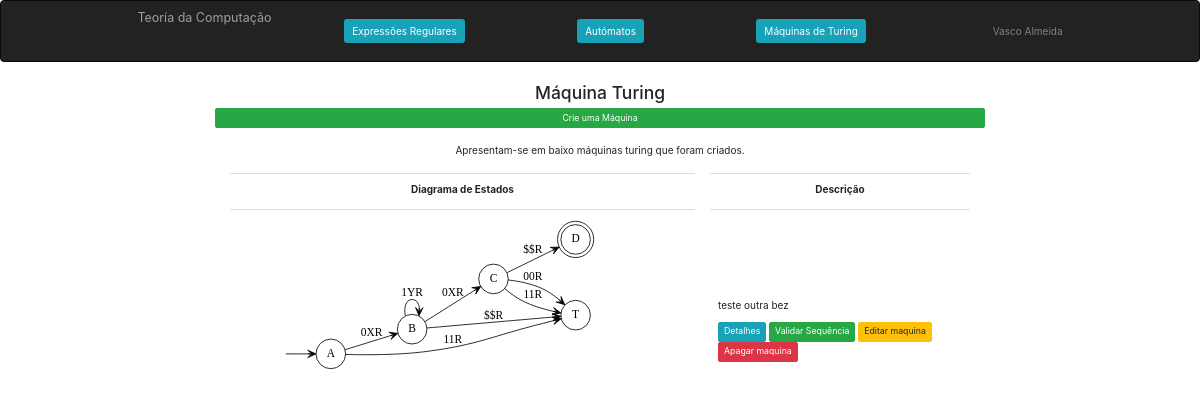
Page /MaquinaTuring/ on the committed database.
### computacao/models.py (models this page shows, shortened)
class Maquina(models.Model):
    nome = models.CharField(max_length=100)
    descricao = models.CharField(max_length=100)
    alfabeto = models.CharField(max_length=100)
    estados = models.CharField(max_length=100)
    estadoInicial = models.CharField(max_length=100)
    estadosDeAceitacao = models.CharField(max_length=100)
    dicionarioTransicao = models.CharField(max_length=1000)
    diagrama = models.CharField(max_length=100)
    sequenciaFinal = models.CharField(max_length=100)

### computacao/views.py (the view)
# urls.py: path('MaquinaTuring/', views.MaquinaTuring, name='MaquinaTuring'),
def MaquinaTuring(request):
    context = {'MaquinaTuring': Maquina.objects.all()}
    return render(request, 'computacao/MaquinaTuring.html', context)

### computacao/templates/computacao/MaquinaTuring.html (shortened to what this page needs)
{% extends 'computacao/layout.html' %}
{% block main %}
    <main class="col-sm-12 text-center">
        <h3>Máquina Turing</h3>
        <a href="{% url 'computacao:NovaMaquina' %}" class="btn btn-success btn-sm btn-block">
            Crie uma Máquina
        </a>
        <br>
        <p>Apresentam-se em baixo máquinas turing que foram criados.</p>
        <table align="center" class="table" style="max-width:900px">
            <tr>
                <th class="text-center">Diagrama de Estados</th>
                <th class="text-center">Descrição</th>
            </tr>
            {% load static %}
            {% for maquina in MaquinaTuring %}
                <tr class="text-left">
                    <td>
                        <a href="{% url 'computacao:DetalhesMaquina' maquina.id %}">
                            <img src="{% static maquina.diagrama %}" alt="" width="80%">
                        </a>
                    </td>
                    <td style="vertical-align:bottom">
                        <p>{{ maquina.descricao }}</p>
                        <p>
                            <a href="{% url 'computacao:DetalhesMaquina' maquina.id %}" class="btn btn-info  btn-sm">
                                Detalhes
                            </a>
                            <a href="{% url 'computacao:DetalhesMaquina' maquina.id %}" class="btn btn-success  btn-sm">
                                Validar Sequência
                            </a>
                            <a href="{% url 'computacao:EditarMaquina' maquina.id %}" class="btn btn-warning  btn-sm">
                                Editar maquina
                            </a>
                            <a href="{% url 'computacao:ApagaMaquina' maquina.id %}" class="btn btn-danger  btn-sm">
                                Apagar maquina
                            </a>
                        </p>
                    </td>
                </tr>
            {% endfor %}
        </table>
    </main>
{% endblock %}

### computacao/static/computacao/style.css (style rules this page uses)
table tr th { text-align: right; }
table { border-collapse: separate; border-spacing: 15px 5px; }

### rows in the picture
Maquina: diagrama (picture), descricao "teste outra bez"
